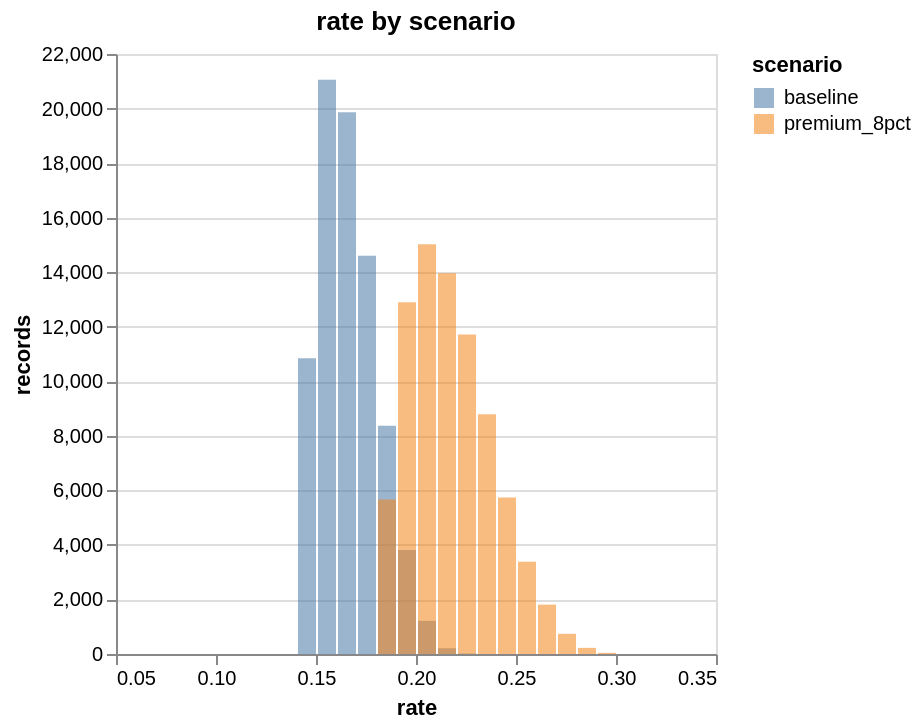
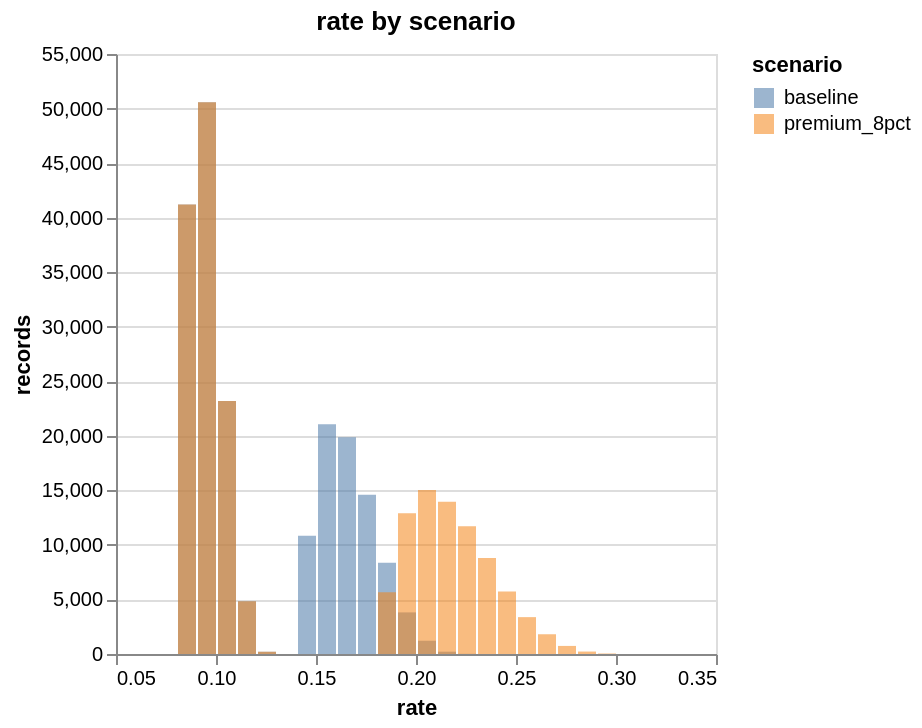

Notebook source saved alongside these figures, in order:
### Code cell
RATE = dict(column="rate", range=(0.05, 0.35), bins=30)
result = (Experiment("where-metrics-attach", pipeline, loans, entry=ENTRY)
          .scenario("premium_8pct", params={"loans": {"pricing": {"unsecured": {"premium": 0.08}}}})
          .metric(
              # global
              Divergence(column="approved"),
              Describe(column="payment"),
              # a step
              Histogram(name="rate_before_pricing", nodes="loans/rate", **RATE),
              # a step inside a branch arm (here by its durable id), and the branch's condition
              Histogram(name="rate_unsecured_arm", node_id="03ed37e0af6b", **RATE),
              ValueCounts(name="secured", column="is_secured", nodes="loans/pricing/is_secured"),
              # the branch itself, and records' paths through it
              Histogram(name="rate_after_pricing", nodes="loans/pricing", **RATE),
              BranchFlows(outcome="approved"),
          )
          .plot(Distribution(metric="rate_before_pricing"), Distribution(metric="rate_unsecured_arm"),
                Distribution(metric="rate_after_pricing"), Ranges(metric="describe"),
                Sankey(name="flows_baseline", metric="branch_flows"),
                Sankey(name="flows_premium_8pct", metric="branch_flows", scenario="premium_8pct"))
          .run())
result.plots["rate_unsecured_arm"].show()
result.plots["rate_after_pricing"].show()

### Figure 1 — Vega-Lite specification as saved in the notebook (floating-point values rounded to 4 significant figures)
{"config": {"view": {"continuousWidth": 300, "continuousHeight": 300}}, "data": {"name": "data-bff8fc35b4ebb6c840099e4d9ace90bb"}, "mark": {"type": "bar"}, "encoding": {"color": {"field": "scenario", "type": "nominal"}, "opacity": {"condition": {"param": "param_366548e304bb77de", "value": 0.55}, "value": 0.05}, "tooltip": [{"field": "scenario", "type": "nominal"}, {"field": "start", "format": ".4g", "type": "quantitative"}, {"field": "end", "format": ".4g", "type": "quantitative"}, {"field": "records", "type": "quantitative"}], "x": {"bin": "binned", "field": "start", "title": "rate", "type": "quantitative"}, "x2": {"field": "end"}, "y": {"field": "records", "stack": null, "type": "quantitative"}}, "params": [{"name": "param_366548e304bb77de", "select": {"type": "point", "fields": ["scenario"]}, "bind": "legend"}], "title": "rate by scenario", "$schema": "https://vega.github.io/schema/vega-lite/v6.4.1.json", "datasets": {"data-bff8fc35b4ebb6c840099e4d9ace90bb": [{"scenario": "baseline", "start": 0.05, "end": 0.06, "records": 0}, {"scenario": "baseline", "start": 0.06, "end": 0.07, "records": 0}, {"scenario": "baseline", "start": 0.07, "end": 0.08, "records": 0}, {"scenario": "baseline", "start": 0.08, "end": 0.09, "records": 0}, {"scenario": "baseline", "start": 0.09, "end": 0.1, "records": 0}, {"scenario": "baseline", "start": 0.1, "end": 0.11, "records": 0}, {"scenario": "baseline", "start": 0.11, "end": 0.12, "records": 0}, {"scenario": "baseline", "start": 0.12, "end": 0.13, "records": 0}, {"scenario": "baseline", "start": 0.13, "end": 0.14, "records": 0}, {"scenario": "baseline", "start": 0.14, "end": 0.15, "records": 10841}, {"scenario": "baseline", "start": 0.15, "end": 0.16, "records": 21059}, {"scenario": "baseline", "start": 0.16, "end": 0.17, "records": 19866}, {"scenario": "baseline", "start": 0.17, "end": 0.18, "records": 14607}, {"scenario": "baseline", "start": 0.18, "end": 0.19, "records": 8368}, {"scenario": "baseline", "start": 0.19, "end": 0.2, "records": 3814}, {"scenario": "baseline", "start": 0.2, "end": 0.21, "records": 1215}, {"scenario": "baseline", "start": 0.21, "end": 0.22, "records": 211}, {"scenario": "baseline", "start": 0.22, "end": 0.23, "records": 16}, {"scenario": "baseline", "start": 0.23, "end": 0.24, "records": 0}, {"scenario": "baseline", "start": 0.24, "end": 0.25, "records": 0}, {"scenario": "baseline", "start": 0.25, "end": 0.26, "records": 0}, {"scenario": "baseline", "start": 0.26, "end": 0.27, "records": 0}, {"scenario": "baseline", "start": 0.27, "end": 0.28, "records": 0}, {"scenario": "baseline", "start": 0.28, "end": 0.29, "records": 0}, {"scenario": "baseline", "start": 0.29, "end": 0.3, "records": 0}, {"scenario": "baseline", "start": 0.3, "end": 0.31, "records": 0}, {"scenario": "baseline", "start": 0.31, "end": 0.32, "records": 0}, {"scenario": "baseline", "start": 0.32, "end": 0.33, "records": 0}, {"scenario": "baseline", "start": 0.33, "end": 0.34, "records": 0}, {"scenario": "baseline", "start": 0.34, "end": 0.35, "records": 0}, {"scenario": "premium_8pct", "start": 0.05, "end": 0.06, "records": 0}, {"scenario": "premium_8pct", "start": 0.06, "end": 0.07, "records": 0}, {"scenario": "premium_8pct", "start": 0.07, "end": 0.08, "records": 0}, {"scenario": "premium_8pct", "start": 0.08, "end": 0.09, "records": 0}, {"scenario": "premium_8pct", "start": 0.09, "end": 0.1, "records": 0}, {"scenario": "premium_8pct", "start": 0.1, "end": 0.11, "records": 0}, {"scenario": "premium_8pct", "start": 0.11, "end": 0.12, "records": 0}, {"scenario": "premium_8pct", "start": 0.12, "end": 0.13, "records": 0}, {"scenario": "premium_8pct", "start": 0.13, "end": 0.14, "records": 0}, {"scenario": "premium_8pct", "start": 0.14, "end": 0.15, "records": 0}, {"scenario": "premium_8pct", "start": 0.15, "end": 0.16, "records": 0}, {"scenario": "premium_8pct", "start": 0.16, "end": 0.17, "records": 0}, {"scenario": "premium_8pct", "start": 0.17, "end": 0.18, "records": 0}, {"scenario": "premium_8pct", "start": 0.18, "end": 0.19, "records": 5669}, {"scenario": "premium_8pct", "start": 0.19, "end": 0.2, "records": 12901}, {"scenario": "premium_8pct", "start": 0.2, "end": 0.21, "records": 15024}, {"scenario": "premium_8pct", "start": 0.21, "end": 0.22, "records": 13957}, {"scenario": "premium_8pct", "start": 0.22, "end": 0.23, "records": 11718}, {"scenario": "premium_8pct", "start": 0.23, "end": 0.24, "records": 8789}, {"scenario": "premium_8pct", "start": 0.24, "end": 0.25, "records": 5740}, {"scenario": "premium_8pct", "start": 0.25, "end": 0.26, "records": 3380}, {"scenario": "premium_8pct", "start": 0.26, "end": 0.27, "records": 1810}, {"scenario": "premium_8pct", "start": 0.27, "end": 0.28, "records": 740}, {"scenario": "premium_8pct", "start": 0.28, "end": 0.29, "records": 224}, {"scenario": "premium_8pct", "start": 0.29, "end": 0.3, "records": 44}, {"scenario": "premium_8pct", "start": 0.3, "end": 0.31, "records": 1}, {"scenario": "premium_8pct", "start": 0.31, "end": 0.32, "records": 0}, {"scenario": "premium_8pct", "start": 0.32, "end": 0.33, "records": 0}, {"scenario": "premium_8pct", "start": 0.33, "end": 0.34, "records": 0}, {"scenario": "premium_8pct", "start": 0.34, "end": 0.35, "records": 0}]}}

### Figure 2 — Vega-Lite specification as saved in the notebook (floating-point values rounded to 4 significant figures)
{"config": {"view": {"continuousWidth": 300, "continuousHeight": 300}}, "data": {"name": "data-2739d9f1862597624b6553feef210542"}, "mark": {"type": "bar"}, "encoding": {"color": {"field": "scenario", "type": "nominal"}, "opacity": {"condition": {"param": "param_366548e304bb77de", "value": 0.55}, "value": 0.05}, "tooltip": [{"field": "scenario", "type": "nominal"}, {"field": "start", "format": ".4g", "type": "quantitative"}, {"field": "end", "format": ".4g", "type": "quantitative"}, {"field": "records", "type": "quantitative"}], "x": {"bin": "binned", "field": "start", "title": "rate", "type": "quantitative"}, "x2": {"field": "end"}, "y": {"field": "records", "stack": null, "type": "quantitative"}}, "params": [{"name": "param_366548e304bb77de", "select": {"type": "point", "fields": ["scenario"]}, "bind": "legend"}], "title": "rate by scenario", "$schema": "https://vega.github.io/schema/vega-lite/v6.4.1.json", "datasets": {"data-2739d9f1862597624b6553feef210542": [{"scenario": "baseline", "start": 0.05, "end": 0.06, "records": 0}, {"scenario": "baseline", "start": 0.06, "end": 0.07, "records": 0}, {"scenario": "baseline", "start": 0.07, "end": 0.08, "records": 0}, {"scenario": "baseline", "start": 0.08, "end": 0.09, "records": 41194}, {"scenario": "baseline", "start": 0.09, "end": 0.1, "records": 50577}, {"scenario": "baseline", "start": 0.1, "end": 0.11, "records": 23193}, {"scenario": "baseline", "start": 0.11, "end": 0.12, "records": 4833}, {"scenario": "baseline", "start": 0.12, "end": 0.13, "records": 206}, {"scenario": "baseline", "start": 0.13, "end": 0.14, "records": 0}, {"scenario": "baseline", "start": 0.14, "end": 0.15, "records": 10841}, {"scenario": "baseline", "start": 0.15, "end": 0.16, "records": 21059}, {"scenario": "baseline", "start": 0.16, "end": 0.17, "records": 19866}, {"scenario": "baseline", "start": 0.17, "end": 0.18, "records": 14607}, {"scenario": "baseline", "start": 0.18, "end": 0.19, "records": 8368}, {"scenario": "baseline", "start": 0.19, "end": 0.2, "records": 3814}, {"scenario": "baseline", "start": 0.2, "end": 0.21, "records": 1215}, {"scenario": "baseline", "start": 0.21, "end": 0.22, "records": 211}, {"scenario": "baseline", "start": 0.22, "end": 0.23, "records": 16}, {"scenario": "baseline", "start": 0.23, "end": 0.24, "records": 0}, {"scenario": "baseline", "start": 0.24, "end": 0.25, "records": 0}, {"scenario": "baseline", "start": 0.25, "end": 0.26, "records": 0}, {"scenario": "baseline", "start": 0.26, "end": 0.27, "records": 0}, {"scenario": "baseline", "start": 0.27, "end": 0.28, "records": 0}, {"scenario": "baseline", "start": 0.28, "end": 0.29, "records": 0}, {"scenario": "baseline", "start": 0.29, "end": 0.3, "records": 0}, {"scenario": "baseline", "start": 0.3, "end": 0.31, "records": 0}, {"scenario": "baseline", "start": 0.31, "end": 0.32, "records": 0}, {"scenario": "baseline", "start": 0.32, "end": 0.33, "records": 0}, {"scenario": "baseline", "start": 0.33, "end": 0.34, "records": 0}, {"scenario": "baseline", "start": 0.34, "end": 0.35, "records": 0}, {"scenario": "premium_8pct", "start": 0.05, "end": 0.06, "records": 0}, {"scenario": "premium_8pct", "start": 0.06, "end": 0.07, "records": 0}, {"scenario": "premium_8pct", "start": 0.07, "end": 0.08, "records": 0}, {"scenario": "premium_8pct", "start": 0.08, "end": 0.09, "records": 41194}, {"scenario": "premium_8pct", "start": 0.09, "end": 0.1, "records": 50577}, {"scenario": "premium_8pct", "start": 0.1, "end": 0.11, "records": 23193}, {"scenario": "premium_8pct", "start": 0.11, "end": 0.12, "records": 4833}, {"scenario": "premium_8pct", "start": 0.12, "end": 0.13, "records": 206}, {"scenario": "premium_8pct", "start": 0.13, "end": 0.14, "records": 0}, {"scenario": "premium_8pct", "start": 0.14, "end": 0.15, "records": 0}, {"scenario": "premium_8pct", "start": 0.15, "end": 0.16, "records": 0}, {"scenario": "premium_8pct", "start": 0.16, "end": 0.17, "records": 0}, {"scenario": "premium_8pct", "start": 0.17, "end": 0.18, "records": 0}, {"scenario": "premium_8pct", "start": 0.18, "end": 0.19, "records": 5669}, {"scenario": "premium_8pct", "start": 0.19, "end": 0.2, "records": 12901}, {"scenario": "premium_8pct", "start": 0.2, "end": 0.21, "records": 15024}, {"scenario": "premium_8pct", "start": 0.21, "end": 0.22, "records": 13957}, {"scenario": "premium_8pct", "start": 0.22, "end": 0.23, "records": 11718}, {"scenario": "premium_8pct", "start": 0.23, "end": 0.24, "records": 8789}, {"scenario": "premium_8pct", "start": 0.24, "end": 0.25, "records": 5740}, {"scenario": "premium_8pct", "start": 0.25, "end": 0.26, "records": 3380}, {"scenario": "premium_8pct", "start": 0.26, "end": 0.27, "records": 1810}, {"scenario": "premium_8pct", "start": 0.27, "end": 0.28, "records": 740}, {"scenario": "premium_8pct", "start": 0.28, "end": 0.29, "records": 224}, {"scenario": "premium_8pct", "start": 0.29, "end": 0.3, "records": 44}, {"scenario": "premium_8pct", "start": 0.3, "end": 0.31, "records": 1}, {"scenario": "premium_8pct", "start": 0.31, "end": 0.32, "records": 0}, {"scenario": "premium_8pct", "start": 0.32, "end": 0.33, "records": 0}, {"scenario": "premium_8pct", "start": 0.33, "end": 0.34, "records": 0}, {"scenario": "premium_8pct", "start": 0.34, "end": 0.35, "records": 0}]}}
